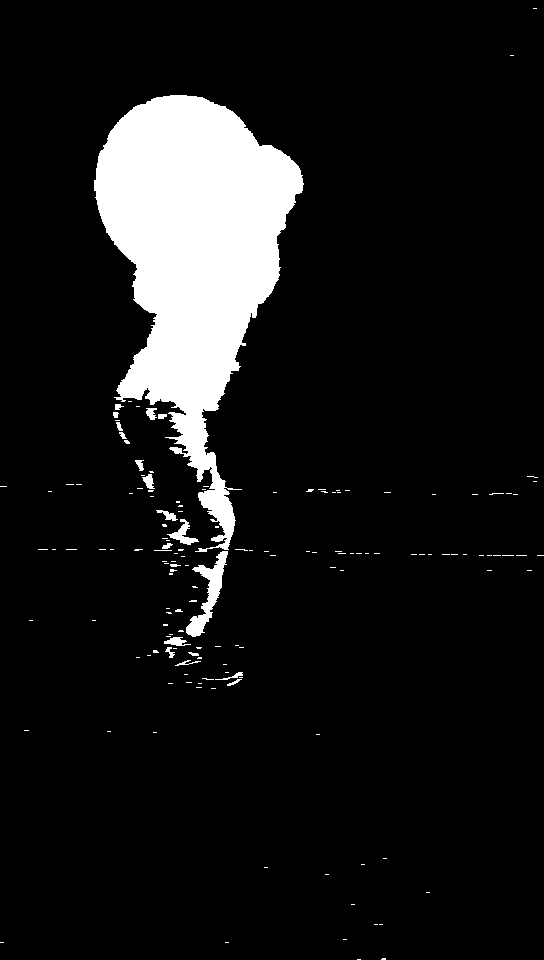
#> input picture results/output1.png, 544 x 960 px
$ python test.py
#> lines starting #> are read from the running program, lines starting #| are printed output that depends on the picture; after the words box and inside, x2 and y2 are one past the last pixel; in counts of white or black regions, pixels touching at a corner belong together
import cv2
import numpy as np

im = cv2.imread('../results/output1.png')
#> im is the input picture: shape (960, 544, 3); 9.6% white; 152 white regions (132 under 20 px), largest, box (x1, y1, x2, y2) and area: (94, 95, 304, 552) 46702, (186, 551, 228, 637) 1184, (167, 519, 199, 545) 289
im = cv2.cvtColor(im, cv2.COLOR_BGR2GRAY)

# ret,im = cv2.threshold(im,127,255,cv2.THRESH_BINARY)
# blur = cv2.GaussianBlur(im, (5, 5), 0)


open_kernel = np.ones((1, 4), np.uint8)
im = cv2.morphologyEx(im, cv2.MORPH_OPEN, open_kernel)
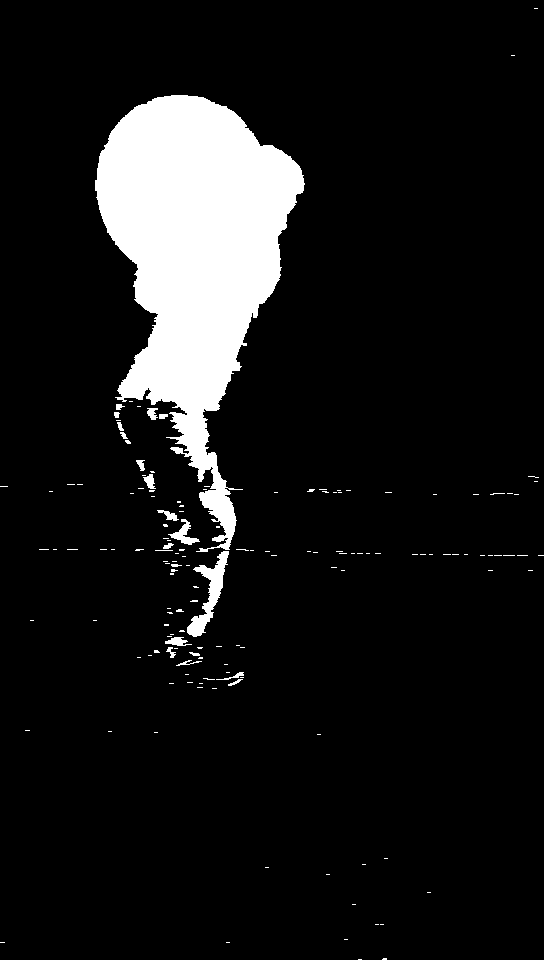
#> im: shape (960, 544); 9.6% white; 152 white regions (132 under 20 px), largest, box (x1, y1, x2, y2) and area: (95, 95, 305, 552) 46702, (187, 551, 229, 637) 1184, (168, 519, 200, 545) 289
# scale = cv2.resize(im, None, fx=1.2, fy=1.2, interpolation=cv2.INTER_LINEAR)

im_copy = im.copy()

h, w = im.shape[:2]
#> h = 960; w = 544
mask = np.zeros((h+2, w+2), np.uint8)

cv2.floodFill(im_copy, mask, (h/3,w/3), 255)
#> im_copy: shape (960, 544); every value is 255

im_copy_inv = cv2.bitwise_not(im_copy)
#> im_copy_inv: shape (960, 544); every value is 0

output = im | im_copy_inv
# close_kernel = np.ones((10, 10), np.uint8)
output = cv2.fastNlMeansDenoising(output)
cv2.imshow('original', im)
cv2.imshow('Frame', output)
cv2.imwrite('../results/output1.png', output)
cv2.waitKey(0)
